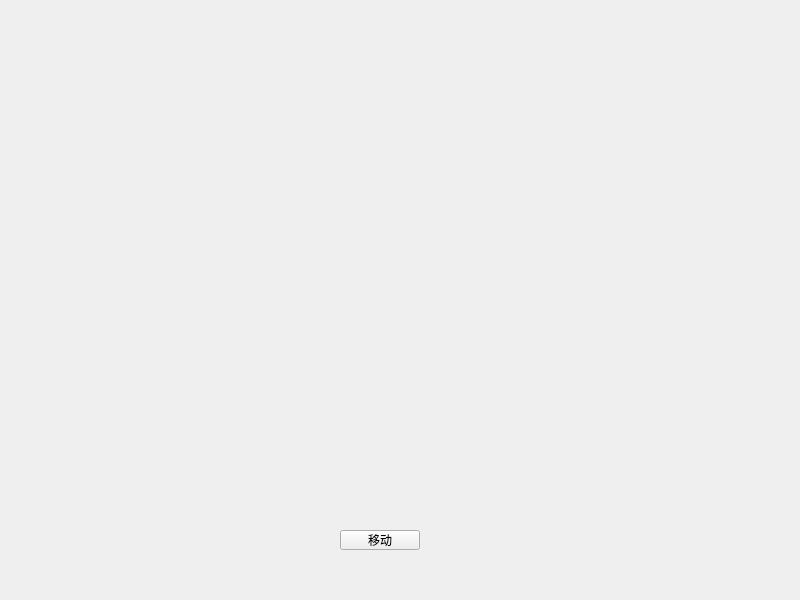
<?xml version="1.0" encoding="UTF-8"?>
<ui version="4.0">
 <class>Widget</class>
 <widget class="QWidget" name="Widget">
  <property name="geometry">
   <rect>
    <x>0</x>
    <y>0</y>
    <width>800</width>
    <height>600</height>
   </rect>
  </property>
  <property name="windowTitle">
   <string>Widget</string>
  </property>
  <widget class="QPushButton" name="pushButton">
   <property name="geometry">
    <rect>
     <x>340</x>
     <y>530</y>
     <width>80</width>
     <height>20</height>
    </rect>
   </property>
   <property name="text">
    <string>移动</string>
   </property>
  </widget>
 </widget>
 <resources/>
 <connections/>
</ui>
